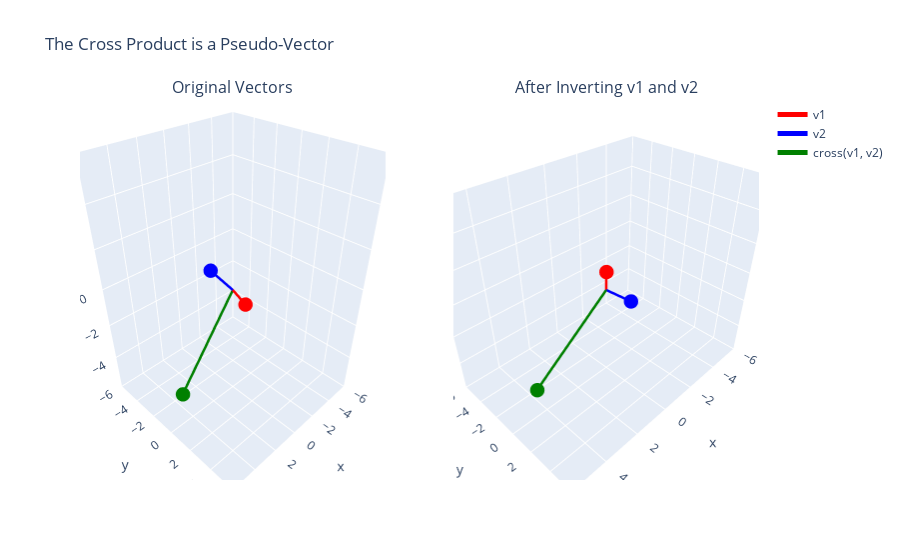

Notebook code for this chart:
### Markdown cell above
Note that under inversion, the force vector $f$ transforms to $-f$, so vectors have odd parity under inversion.

A [pseudo-vector](https://en.wikipedia.org/wiki/Pseudovector) is a quantity that transforms as a vector under rotations, but does not change sign under reflections:
$$
v \mapsto_\R \R v, \quad v \mapsto_{-I} v
$$

An example of a pseudo-vector is the cross product of two vectors.
$$
\text{cross}(\mathbf{-a}, \mathbf{-b}) = \mathbf{-a} \times \mathbf{-b} = \mathbf{a} \times \mathbf{b} = \text{cross}(\mathbf{a}, \mathbf{b})
$$

### Code cell
# Plot the cross product of two vectors.
# Define two vectors
v1 = np.array([2, 3, 1])
v2 = np.array([1, -1, 1])

# Calculate the cross product
v3 = np.cross(v1, v2)

# Create a list of vectors
vectors = [v1, v2, v3]
names = ['v1', 'v2', 'cross(v1, v2)']
inverse_vectors = [-v1, -v2, np.cross(-v1, -v2)]
inverse_names = ['-v1', '-v2', 'cross(-v1, -v2)']

colors = ['red', 'blue', 'green']

# Create the 3D scatter plot
fig = plotly.subplots.make_subplots(
    rows=1, cols=2,
    specs=[[{'type': 'scene'}, {'type': 'scene'}]],
    subplot_titles=("Original Vectors", "After Inverting v1 and v2"),
)

for col, [vectors_list, names_list] in enumerate(zip([vectors, inverse_vectors], [names, inverse_names]), start=1):
    for vec, color, name in zip(vectors_list, colors, names_list):
        # Plot the vectors
        fig.add_trace(go.Scatter3d(
            x=[0, vec[0]],
            y=[0, vec[1]],
            z=[0, vec[2]],
            mode='lines',
            line=dict(width=5, color=color),
            name=name,
            showlegend=(col == 1),
        ), row=1, col=col)

        # Add dots at the end of each vector
        fig.add_trace(go.Scatter3d(
            x=[vec[0]],
            y=[vec[1]],
            z=[vec[2]],
            mode='markers',
            marker=dict(size=5, color=color),
            name=name + ' endpoint',
            showlegend=False
        ), row=1, col=col)


fig.update_layout(title_text="The Cross Product is a Pseudo-Vector")
fig.update_layout(scene=dict(
    xaxis=dict(range=[-6, 6]),
    yaxis=dict(range=[-6, 6]),
    zaxis=dict(range=[-6, 6]),
))
fig.update_layout(scene2=dict(
    xaxis=dict(range=[-6, 6]),
    yaxis=dict(range=[-6, 6]),
    zaxis=dict(range=[-6, 6]),
))

# Show the plot
fig.show()

### Figure 1 — Plotly figure (JSON) as saved in the notebook; plotly's stock layout.template omitted (floating-point values rounded to 4 significant figures)
{"data": [{"line": {"color": "red", "width": 5}, "mode": "lines", "name": "v1", "scene": "scene", "showlegend": true, "type": "scatter3d", "x": [0, 2], "y": [0, 3], "z": [0, 1]}, {"marker": {"color": "red", "size": 5}, "mode": "markers", "name": "v1 endpoint", "scene": "scene", "showlegend": false, "type": "scatter3d", "x": [2], "y": [3], "z": [1]}, {"line": {"color": "blue", "width": 5}, "mode": "lines", "name": "v2", "scene": "scene", "showlegend": true, "type": "scatter3d", "x": [0, 1], "y": [0, -1], "z": [0, 1]}, {"marker": {"color": "blue", "size": 5}, "mode": "markers", "name": "v2 endpoint", "scene": "scene", "showlegend": false, "type": "scatter3d", "x": [1], "y": [-1], "z": [1]}, {"line": {"color": "green", "width": 5}, "mode": "lines", "name": "cross(v1, v2)", "scene": "scene", "showlegend": true, "type": "scatter3d", "x": [0, 4], "y": [0, -1], "z": [0, -5]}, {"marker": {"color": "green", "size": 5}, "mode": "markers", "name": "cross(v1, v2) endpoint", "scene": "scene", "showlegend": false, "type": "scatter3d", "x": [4], "y": [-1], "z": [-5]}, {"line": {"color": "red", "width": 5}, "mode": "lines", "name": "-v1", "scene": "scene2", "showlegend": false, "type": "scatter3d", "x": [0, -2], "y": [0, -3], "z": [0, -1]}, {"marker": {"color": "red", "size": 5}, "mode": "markers", "name": "-v1 endpoint", "scene": "scene2", "showlegend": false, "type": "scatter3d", "x": [-2], "y": [-3], "z": [-1]}, {"line": {"color": "blue", "width": 5}, "mode": "lines", "name": "-v2", "scene": "scene2", "showlegend": false, "type": "scatter3d", "x": [0, -1], "y": [0, 1], "z": [0, -1]}, {"marker": {"color": "blue", "size": 5}, "mode": "markers", "name": "-v2 endpoint", "scene": "scene2", "showlegend": false, "type": "scatter3d", "x": [-1], "y": [1], "z": [-1]}, {"line": {"color": "green", "width": 5}, "mode": "lines", "name": "cross(-v1, -v2)", "scene": "scene2", "showlegend": false, "type": "scatter3d", "x": [0, 4], "y": [0, -1], "z": [0, -5]}, {"marker": {"color": "green", "size": 5}, "mode": "markers", "name": "cross(-v1, -v2) endpoint", "scene": "scene2", "showlegend": false, "type": "scatter3d", "x": [4], "y": [-1], "z": [-5]}], "layout": {"annotations": [{"font": {"size": 16}, "showarrow": false, "text": "Original Vectors", "x": 0.225, "xanchor": "center", "xref": "paper", "y": 1, "yanchor": "bottom", "yref": "paper"}, {"font": {"size": 16}, "showarrow": false, "text": "After Inverting v1 and v2", "x": 0.775, "xanchor": "center", "xref": "paper", "y": 1, "yanchor": "bottom", "yref": "paper"}], "scene": {"domain": {"x": [0, 0.45], "y": [0, 1]}, "xaxis": {"range": [-6, 6]}, "yaxis": {"range": [-6, 6]}, "zaxis": {"range": [-6, 6]}}, "scene2": {"domain": {"x": [0.55, 1], "y": [0, 1]}, "xaxis": {"range": [-6, 6]}, "yaxis": {"range": [-6, 6]}, "zaxis": {"range": [-6, 6]}}, "title": {"text": "The Cross Product is a Pseudo-Vector"}}}
